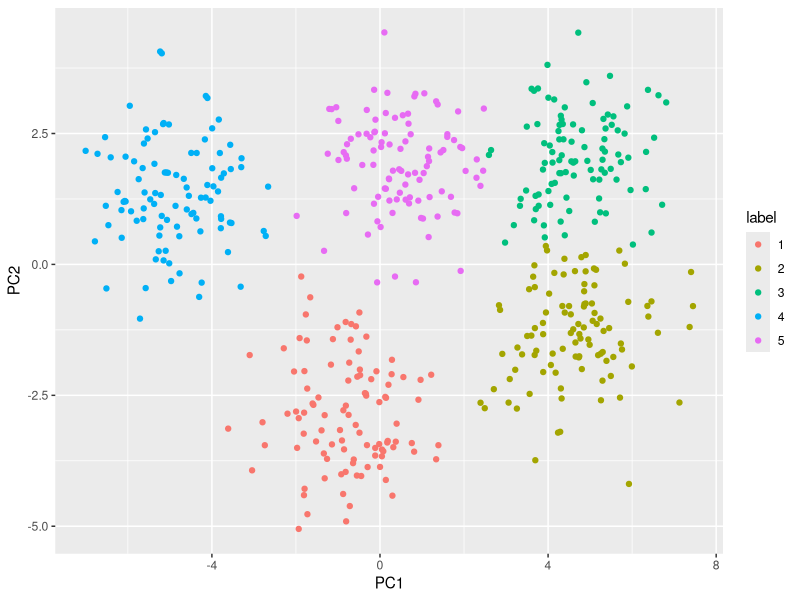

Write the R code that produced this figure.
## ---- chunk 1
require(dplyr)

kkmeans <- function(data, k) {
  cluster_labels <- sample(1:k, nrow(data), replace = T)
  old_centroids <- NULL
  data <- as.data.frame(data)
  repeat {
    centroids <- data %>% 
      mutate(label = cluster_labels) %>%
      group_by(label) %>% arrange(label) %>%
      summarise_all(mean) %>%
      select(!label)
    if (!is.null(old_centroids)) {
      centroid_diff <- old_centroids - centroids
      cendiff <- mean(rowSums(centroid_diff*centroid_diff))
      if (cendiff < 1e-10) break;
    }
    old_centroids <- centroids
    dist_to_center <- function(i) {
      rr <- centroids %>% slice(i)
      df <- data %>% mutate(across(everything(), ~ (. - rr[[cur_column()]])^2))
      sqrt(rowSums(df))
    }
    min_dist <- cbind(sapply(1:k, dist_to_center)) %>% 
      as.data.frame() %>%
      rowwise() %>%
      mutate(label = which.min(c_across(everything())))
    cluster_labels <- min_dist$label
  }
  cluster_labels
}
## ---- chunk 2
n <- 100
centers <- tibble(C1 = c(5,0,0,0,0), C2 = c(-5,0,0,0,0), C3 = c(0,0,0,3,0), 
                  C4 = c(0,0,0,-2,0), C5 = c(4,0,0,-3,0))
true_label <- as.vector(t(replicate(n, 1:5)))
data_ls <- lapply(centers, 
                  function(y) sapply(y, function(x) rnorm(n, mean = x, sd = 1)))
data <- do.call(rbind, data_ls)
## ---- chunk 3
k <- 5
labels <- kkmeans(data, k)

shannon <- function(sequence){
  tbl <- (table(sequence)/length(sequence)) %>% as.numeric();
  -sum(tbl*log2(tbl))
}

mutinf <- function(a,b){
  sa <- shannon(a);
  sb <- shannon(b);
  sab <- shannon(sprintf("%d:%d", a, b));
  sa + sb - sab;
}

normalized_mutinf <- function(a,b){
  2*mutinf(a,b)/(shannon(a)+shannon(b));
}

normalized_mutinf(labels, true_label)
## ---- chunk 4
require(ggplot2)
X <- data %>% as.matrix()
eigv <- eigen(t(X) %*% X, symmetric = T)$vectors[1:k,1:2]
X %*% eigv %>% as.data.frame() %>% rename(PC1 = V1, PC2 = V2) %>%
  mutate(label = as.character(labels)) %>%
  ggplot(aes(x = PC1, y = PC2, color = label)) + geom_point()
## ---- chunk 5
library(cluster)
result <- NULL
for (r in seq(0, 2, length.out = 4)) {
  data_ls <- lapply(centers, 
                  function(y) sapply(y, function(x) rnorm(n, mean = x*r, sd = 1)))
  X <- as.data.frame(do.call(rbind, data_ls)) %>% as.matrix()
  eigv <- eigen(t(X) %*% X, symmetric = T)$vectors[1:k,1:2]
  rr <- clusGap(X %*% eigv, function(data, k){
    kmeans(data, k)
  }, K.max = 10)
  print(rr)
}
